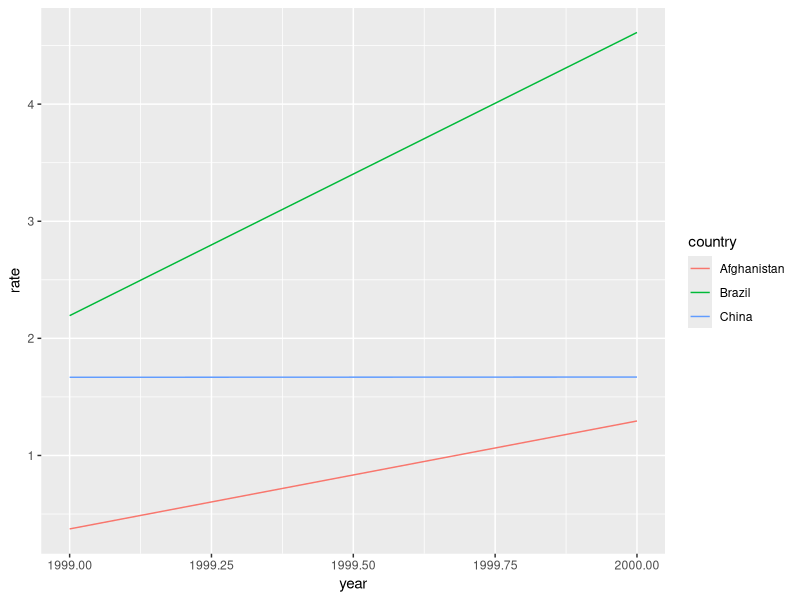
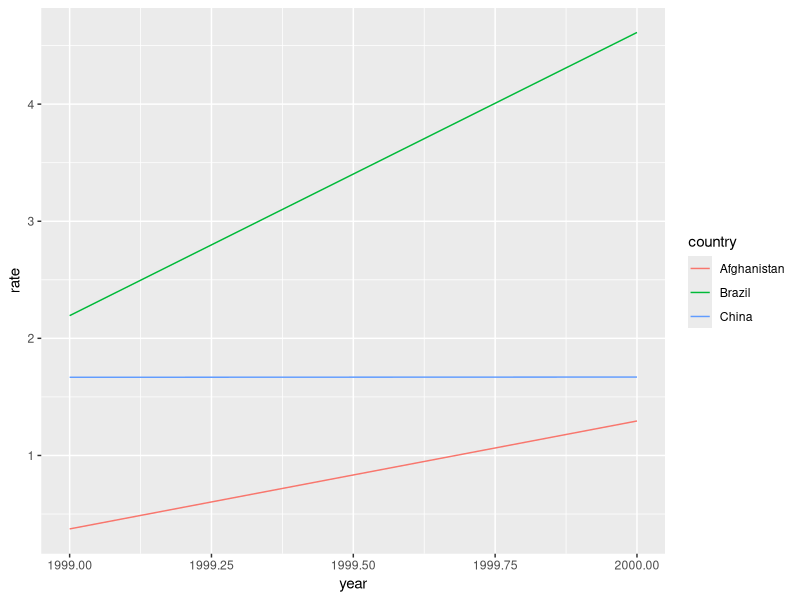

Write the R code that produced these figures, in order.
## ---- chunk 1
knitr::opts_chunk$set(echo = TRUE)
## ---- chunk 2
library(tidyverse)
## ---- chunk 3
View(table1)   #Se encontra no formato Tidy, pois as observacoes sao linhas 
                #e as variaveis sao colunas.


## ---- chunk 4
View(table2)  #Nao se encontra no formato Tidy, pois as variaveis cases 
                #e population estao englobadas na variavel type.

## ---- chunk 5

View(table3) #Nao se encontra no formato Tidy, pois a variavel rate engloba 
               #cases e population.


## ---- chunk 6
View(table4a) #Nao se encontra no formato Tidy, pois o tibble em questao possui 
               #observacoes como variaveis.

## ---- chunk 7

View(table4b) #Nao se encontra no formato Tidy, pois o tibble em questao possui 
               #observacoes como variaveis.



## ---- chunk 8

taxas <- table1 |>
  mutate(rate = cases / population * 10000)




taxas





## ---- chunk 9

casos_por_year <- table1 |>
  group_by(year) |>
  summarise(cases = sum(cases))




## ---- chunk 10


casos_por_country <- table1 |>
  group_by(country) |>
  summarise(cases = sum(cases))



## ---- chunk 11

table1 |>
  select(country, year, cases) |>
  pivot_wider(
    names_from = year,
    values_from = cases
  )






## ---- chunk 12

ggplot(taxas, aes(x = year, y = rate, color = country)) +
  geom_line()



## ---- chunk 13

casos <- table2 |>
  filter(type == "cases") |>
  select(country, year, cases = count)

populacao <- table2 |>
  filter(type == "population") |>
  select(country, year, population = count)

taxas2 <- casos |>
  left_join(populacao, by = c("country", "year")) |>
  mutate(rate = cases / population * 10000)

taxas2
## ---- chunk 14


### Taxa utilizando `table4a` e `table4b`

casos4 <- table4a |>
  pivot_longer(
    cols = c(`1999`, `2000`),
    names_to = "year",
    values_to = "cases"
  )

populacao4 <- table4b |>
  pivot_longer(
    cols = c(`1999`, `2000`),
    names_to = "year",
    values_to = "population"
  )

taxas4 <- casos4 |>
  left_join(populacao4, by = c("country", "year")) |>
  mutate(rate = cases / population * 10000)

taxas4
## ---- chunk 15

ggplot(taxas2, aes(x = year, y = rate, color = country)) +
  geom_line()


## ---- chunk 16


tidy4a <- table4a |>
  pivot_longer(
    cols = c(`1999`, `2000`),
    names_to = "year",
    values_to = "cases"
  )

tidy4a


## ---- chunk 17
tidy4b <- table4b |>
  pivot_longer(
    cols = c(`1999`, `2000`),
    names_to = "year",
    values_to = "population"
  )

tidy4b
## ---- chunk 18
tidy4 <- tidy4a |>
  left_join(tidy4b, by = c("country", "year"))

tidy4        # O comando em questao combina duas ou mais tabelas utilizando uma 
              #ou mais variaveis em comum como chave.


## ---- chunk 19
tidy2 <- table2 |>
  pivot_wider(
    names_from = type,
    values_from = count
  )

tidy2
## ---- chunk 20
tidy3 <- table3 |>
  separate(
    rate,
    into = c("cases", "population"),
    sep = "/",
    convert = TRUE
  )

tidy3
